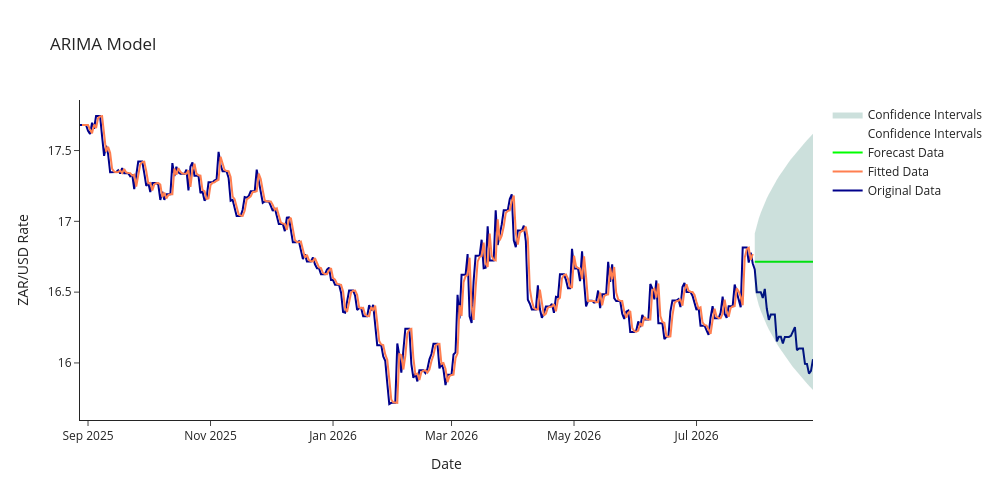

Source (notebook cell):
### Code cell
plot_model(model, df1, train, test)
